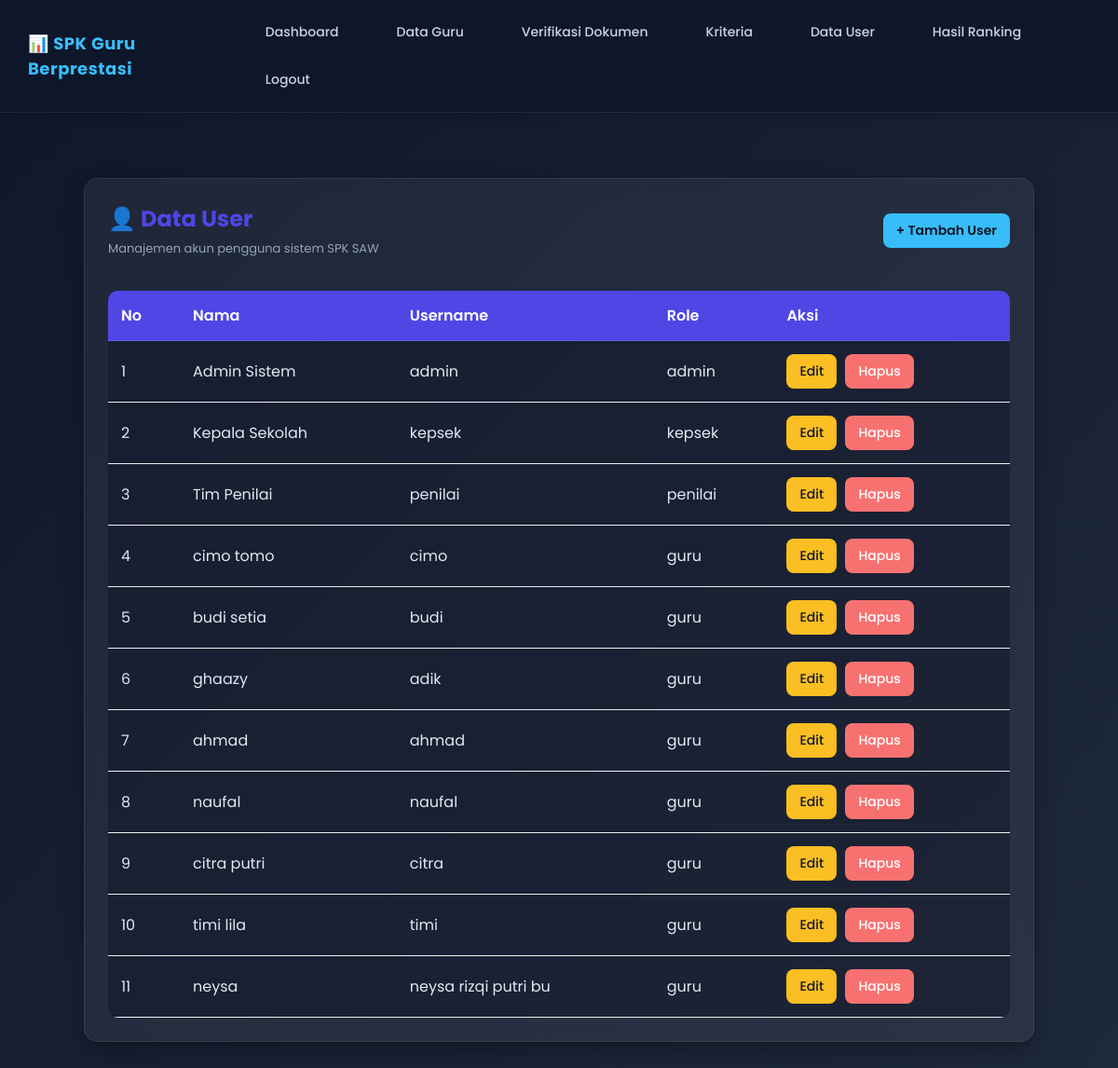
The app's page /spk_guru_saw/admin/usernya/user.php (signed in) with its own data.
### tables this page shows
CREATE TABLE `users` (
  `id_user` int(11) NOT NULL,
  `nama` varchar(100) DEFAULT NULL,
  `username` varchar(20) DEFAULT NULL,
  `password` varchar(255) DEFAULT NULL,
  `role` enum('admin','penilai','kepsek','guru') NOT NULL
);

### spk_guru_saw/admin/usernya/user.php (the view, shortened to what this page needs)
<?php
include '../../config/koneksi.php';
$data = mysqli_query($koneksi, "SELECT * FROM users");
?>
<!DOCTYPE html>
<html>
<head>
    <link rel="stylesheet" href="../../assets/css/style.css">
</head>
<body>
<?php include '../../template/menu_admin.php'; ?>
<div class="container">
    <div class="card">
        <div class="page-title">
            <div>
                <h2>👤 Data User</h2>
                <div class="subtitle">Manajemen akun pengguna sistem SPK SAW</div>
            </div>
            <a href="tambah_user.php" class="btn btn-tambah">
                + Tambah User
            </a>
        </div>
        <div class="table-container">
            <table>
                <tr>
                    <th>No</th>
                    <th>Nama</th>
                    <th>Username</th>
                    <th>Role</th>
                    <th>Aksi</th>
                </tr>
                <?php
                $no = 1;
                while($row = mysqli_fetch_array($data)){
                ?>
                <tr>
                    <td><?= $no++; ?></td>
                    <td><?= $row['nama']; ?></td>
                    <td><?= $row['username']; ?></td>
                    <td><?= $row['role']; ?></td>
                    <td>
                        <a href="edit_user.php?id=<?= $row['id_user']; ?>"
                           class="btn btn-edit">
                            Edit
                        </a>
                        <a href="hapus_user.php?id=<?= $row['id_user']; ?>"
                           class="btn btn-hapus"
                           onclick="return confirm('Yakin ingin menghapus user ini?')">
                            Hapus
                        </a>
                    </td>
                </tr>
                <?php } ?>
            </table>
        </div>
    </div>
</div>
</body>
</html>

### spk_guru_saw/assets/css/style.css (style rules this page uses)
* { margin:0; padding:0; box-sizing:border-box; font-family:'Poppins', sans-serif; }
body { background:#f4f7fb; color:#333; }
.container { width:90%; margin:40px auto; }
.card { background:white; padding:30px; border-radius:20px; box-shadow:0 10px 25px rgba(0,0,0,0.08); }
h2 { margin-bottom:20px; color:#4f46e5; }
button, .btn { display:inline-block; padding:12px 20px; border:none; border-radius:10px; text-decoration:none; cursor:pointer; transition:0.3s; font-size:14px; font-weight:500; }
.btn-tambah { background:#10b981; color:white; }
.btn-edit { background:#f59e0b; color:white; }
.btn-hapus { background:#ef4444; color:white; }
.table-container { overflow-x:auto; }
table { width:100%; border-collapse:collapse; margin-top:20px; }
table tr th { background:#4f46e5; color:white; padding:14px; text-align:left; }
table tr td { padding:14px; border-bottom:1px solid #eee; }
.btn-edit { background:#f59e0b; color:white; padding:8px 15px; border-radius:8px; text-decoration:none; }
.btn { background:#10b981; color:white; padding:10px 20px; border:none; border-radius:8px; cursor:pointer; text-decoration:none; }
.btn { background:#10b981; color:white; padding:10px 20px; border:none; border-radius:8px; text-decoration:none; cursor:pointer; }

### spk_guru_saw/admin/usernya/user.php (style rules this page uses)
body { margin:0; font-family: 'Segoe UI', Tahoma, sans-serif; background: linear-gradient(135deg, #0f172a, #1e293b); color:#fff; }
.container { padding:30px; }
.card { background: rgba(255,255,255,0.06); border: 1px solid rgba(255,255,255,0.08); backdrop-filter: blur(10px); padding:25px; border-radius:15px; box-shadow: 0 10px 25px rgba(0,0,0,0.3); }
.page-title { display:flex; justify-content:space-between; align-items:center; margin-bottom:15px; }
h2 { margin:0; font-size:24px; }
.subtitle { font-size:13px; color:#94a3b8; margin-top:5px; }
.btn { display:inline-block; padding:8px 14px; border-radius:8px; text-decoration:none; font-size:14px; transition:0.3s ease; border:none; cursor:pointer; }
.btn-tambah { background:#38bdf8; color:#0f172a; font-weight:600; }
.btn-edit { background:#fbbf24; color:#0f172a; margin-right:5px; }
.btn-hapus { background:#f87171; color:#fff; }
.table-container { overflow-x:auto; margin-top:15px; }
table { width:100%; border-collapse:collapse; min-width:600px; background: rgba(15, 23, 42, 0.4); border-radius:10px; overflow:hidden; }
th { padding:12px 15px; text-align:left; background: rgba(56, 189, 248, 0.15); color:#cbd5e1; font-weight:600; border-bottom:1px solid rgba(255,255,255,0.1); }
td { padding:12px 15px; text-align:left; color:#e2e8f0; border-bottom:1px solid rgba(255,255,255,0.05); background: rgba(15, 23, 42, 0.2); }
tr { transition: background-color 0.15s ease; }

### records on screen
users: nama "Admin Sistem", username "admin", role "admin"
users: nama "Kepala Sekolah", username "kepsek", role "kepsek"
users: nama "Tim Penilai", username "penilai", role "penilai"
users: nama "cimo tomo", username "cimo", role "guru"
users: nama "budi setia", username "budi", role "guru"
users: nama "ghaazy", username "adik", role "guru"
users: nama "ahmad", username "ahmad", role "guru"
users: nama "naufal", username "naufal", role "guru"
users: nama "citra putri", username "citra", role "guru"
users: nama "timi lila", username "timi", role "guru"
users: nama "neysa", username "neysa rizqi putri bu", role "guru"
